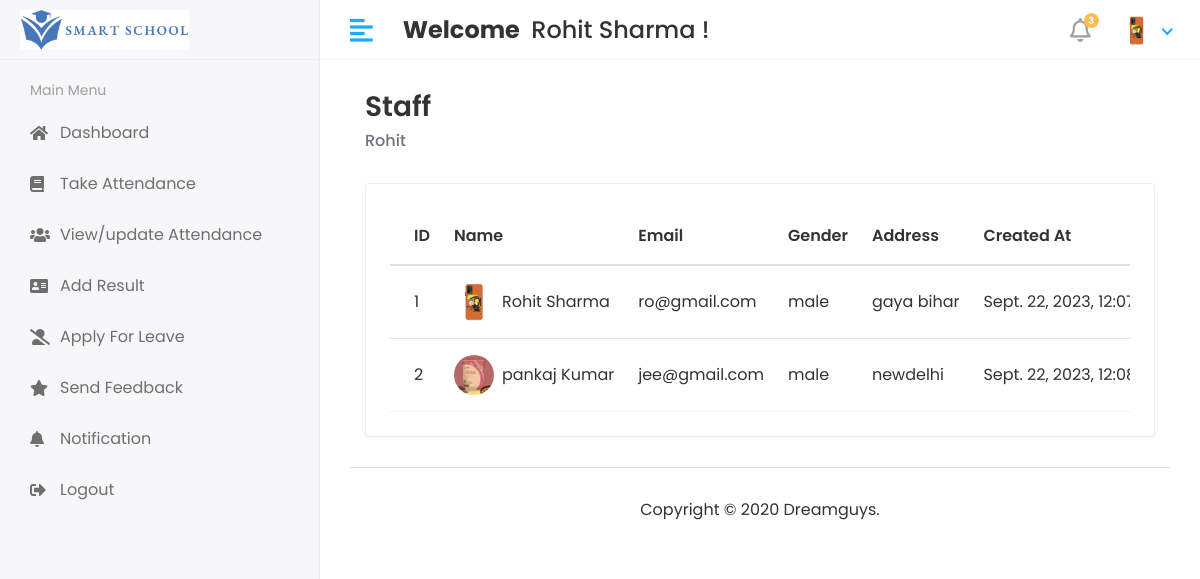
Page /view/staff (signed in) on the earlier database version.
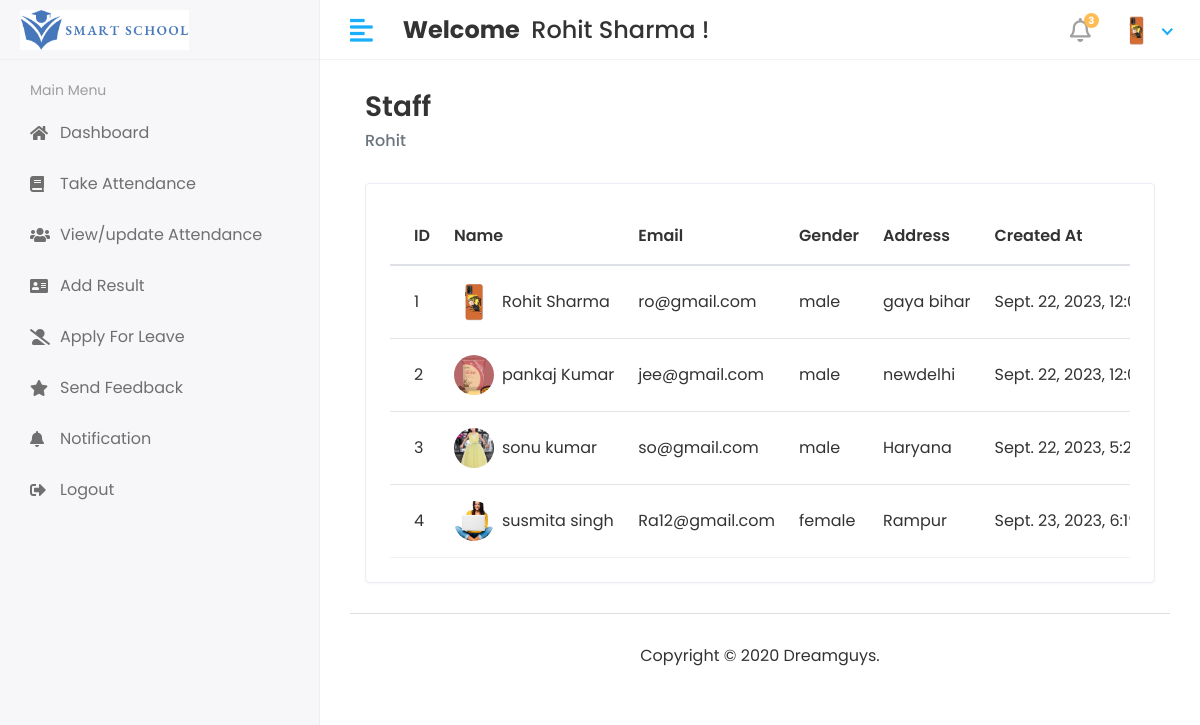
Same page on the later database version.
### studentapp/models.py (models this page shows, shortened)
class CoustamUser(AbstractUser):
    User=(
        (1,'HOD'),
        (2,'STAFF'),
        (3,'STUDENT'),
    )
    user_type=models.CharField(choices=User,max_length=50,default=1)
    profile_pic=models.ImageField(upload_to='Media/profile_pic')

class Staff(models.Model):
    admin=models.OneToOneField(CoustamUser,on_delete=models.CASCADE)
    address=models.TextField()
    gender=models.CharField(max_length=100)
    created_at=models.DateTimeField(auto_now_add=True)
    update_at=models.DateTimeField(auto_now_add=True)

### studentmagmentsystem/Hod_views.py (the view)
# urls.py: path('view/staff',Hod_views.view_staff,name='view_staff'),
@login_required(login_url='/')
def view_staff(request):
    staff=Staff.objects.all()
    context={
        'staff':staff,
    }
    return render(request,'hod/view_staff.html',context)

### templates/hod/view_staff.html (shortened to what this page needs)
{%extends 'base.html'%}
{% block content %}
<div class="content container-fluid">
    <div class="page-header">
       <div class="row align-items-center">
          <div class="col">
             <h3 class="page-title">Staff</h3>
             <ul class="breadcrumb">
                <li class="breadcrumb-item active">{{user.first_name}}</li>
             </ul>
          </div>
       </div>
    </div>
    <div class="row">
       <div class="col-sm-12">
          <div class="card card-table">
             <div class="card-body">
                <div class="table-responsive">
                   <table class="table table-hover table-center mb-0 datatable">
                      <thead>
                         <tr>
                            <th>ID</th>
                            <th>Name</th>
                            <th>Email</th>
                            <th>Gender</th>
                            <th>Address</th>
                            <th>Created At</th>
                         </tr>
                      </thead>
                      <tbody>
                         {% for staf in staff %}
                         <tr>
                            <td>{{staf.id}}</td>
                            <td>
                               <h2 class="table-avatar">
                                  <a href="student-details.html" class="avatar avatar-sm mr-2">
                                     <img class="avatar-img rounded-circle" src="/{{staf.admin.profile_pic}}"
                                        alt="User Image">
                                  </a>
                                  <a
                                     href="student-details.html">{{staf.admin.first_name}}&nbsp;{{staf.admin.last_name}}</a>
                               </h2>
                            </td>
                            <td>{{staf.admin.email}}</td>
                            <td>{{staf.gender}}</td>
                            <td>{{staf.address}}</td>
                            <td>{{staf.created_at}}</td>
                         </tr>
                         {%endfor%}
                      </tbody>
                   </table>
                </div>
             </div>
          </div>
       </div>
    </div>
 </div>
{%endblock%}

### templates/base.html (shortened to what this page needs)
{%load static%}
<!DOCTYPE html>
<html lang="en">
<head>
   <link rel="stylesheet" href="{% static 'plugins/bootstrap/css/bootstrap.min.css' %}">
   <link rel="stylesheet" href="{% static 'plugins/fontawesome/css/fontawesome.min.css' %}">
   <link rel="stylesheet" href="{% static 'plugins/fontawesome/css/all.min.css' %}">
   <link rel="stylesheet" href="{% static 'css/style.css' %}">
</head>
<body>
   <div class="main-wrapper">
      {% include 'includes/header.html' %}
      {% include 'includes/sidebar.html' %}
      <div class="page-wrapper">
         <div class="content container-fluid">
            {%block content%}
            {%endblock%}
            {% include 'includes/footer.html' %}
         </div>
</body>
</html>

### templates/includes/header.html (shortened to what this page needs)
{%load static%}
<div class="header">
   <div class="header-left">
      <a href="/hod" class="logo">
         <img src="{% static '/img/smartschool.png' %}" alt="Logo">
      </a>
   </div>
   <a href="javascript:void(0);" id="toggle_btn">
      <i class="fas fa-align-left"></i>
   </a>
   <div class="top-nav-search mt-3">
      <h4>
         <strong style="text-align:center;">Welcome&nbsp;</strong>&nbsp;<span>{{user.first_name}} {{user.last_name}}</span>&nbsp;!
      </h4>
   </div>
   <ul class="nav user-menu">
      <li class="nav-item dropdown noti-dropdown">
         <a href="#" class="dropdown-toggle nav-link" data-toggle="dropdown">
            <i class="far fa-bell"></i> <span class="badge badge-pill">3</span>
         </a>
      </li>
      <li class="nav-item dropdown has-arrow">
         <a href="#" class="dropdown-toggle nav-link" data-toggle="dropdown">
            {% if user.profile_pic == "" %}
            <span class="user-img"><img class="rounded-circle" src="{%static '/img/image.png' %}" width="31"
                  alt=""></span>
            {%else%}
            <span class="user-img"><img class="rounded-circle" src="/{{user.profile_pic}}" width="31"
                  alt="{{user.first_name}}"></span>
            {%endif%}
         </a>
      </li>
   </ul>
</div>

### templates/includes/sidebar.html (shortened to what this page needs)
{%load active_link_tags%}
<div class="sidebar" id="sidebar">
   <div class="sidebar-inner slimscroll">
      <div id="sidebar-menu" class="sidebar-menu">
         {% if user.user_type == '1'%}
         <ul>
            <li class="menu-title">
               <span>Main Menu</span>
            </li>
            <li class="{% active_link 'hod' ' active' %}">
               <a href="/hod"><i class="fa fa-home"></i> <span>Dashboard</span></a>
            </li>
            </li>
            <li class="submenu {% active_link 'student' ' active' %} {% active_link 'student' ' active' %}">
               <a href="#"><i class="fas fa-user-graduate"></i> <span> Students</span> <span
                     class="menu-arrow"></span></a>
               <ul>
                  <li><a href="/student">Add Student</a></li>
                  <li><a href="/hod/student">View Student</a></li>
               </ul>
            </li>
            <li class="submenu{% active_link 'add_staff' ' active' %} {% active_link 'view/staff' ' active' %}">
               <a href="#"><i class="fas fa-chalkboard-teacher"></i> <span>STAFF</span> <span
                     class="menu-arrow"></span></a>
               <ul>
                  <li><a href="/add_staff">Add Staff</a></li>
                  <li><a href="/view/staff">View Staff</a></li>
               </ul>
            </li>
            <li class="submenu{% active_link 'view_course' ' active' %} {% active_link 'add_course' ' active' %}">
               <a href="#"><i class="fas fa-book-open"></i> <span>Course</span> <span class="menu-arrow"></span></a>
               <ul>
                  <li><a href="/add_course">Add Course</a></li>
                  <li><a href="/view_course">View Course</a></li>
               </ul>
            </li>
            <li class="submenu{% active_link 'add_subject' ' active' %} {% active_link 'view_subject' ' active' %}">
               <a href="#"><i class="fa fa-address-book"></i> <span> Subjects</span> <span
                     class="menu-arrow"></span></a>
               <ul>
                  <li><a href="/add_subject">Add Subject</a></li>
                  <li><a href="/view_subject">View Subject</a></li>
               </ul>
            <li class="submenu{% active_link 'add_session' ' active' %} {% active_link 'view_session' ' active' %}">
               <a href="#"><i class="fas fa-edit"></i> <span> Session</span> <span class="menu-arrow"></span></a>
               <ul>
                  <li><a href="/add_session">Add Session</a></li>
                  <li><a href="/view_session">View Session </a></li>
               </ul>
            </li>
            <li>
               <a href="#"><i class="fas fa-bell"></i> <span>Send Student Notification</span></a>
            </li>
            <li>
               <a href="/send_notification"><i class="far fa-bell"></i><span>Send Staff Notification</span></a>
            </li>
            <li>
               <a href="#"><i class="fa fa-users"></i> <span>View Attendance</span></a>
            </li>
            <li>
               <a href="#"><i class="fas fa-comment"></i> <span>Staff Feedback</span></a>
            </li>
            <li>
               <a href="#"><i class="far fa-star"></i> <span>Student Feedback</span></a>
            </li>
            <li>
               <a href="/holiday_view"><i class="fas fa-user-tie"></i> <span>Staff Leave</span></a>
            </li>
            <li>
               <a href="#"><i class="fas fa-user-alt-slash"></i> <span>Student Leave</span></a>
            </li>
            <li>
               <a href="/dologin"><i class="fas fa-sign-out-alt"></i> <span>Logout</span></a>
            </li>
         </ul>
         {% elif user.user_type == '2' %}
         <ul>
            <li class="menu-title">
               <span>Main Menu</span>
            </li>
            <li class="{% active_link 'hod' ' active' %}">
               <a href="#"><i class="fa fa-home"></i> <span>Dashboard</span></a>
            </li>
            <li class="{% active_link 'hod' ' active' %}">
               <a href="#"><i class="fa fa-book"></i> <span>Take Attendance</span></a>
            </li>
            <li class="{% active_link 'hod' ' active' %}">
               <a href="#"><i class="fa fa-users"></i> <span>View/update Attendance</span></a>
            </li>
            <li class="{% active_link 'hod' ' active' %}">
               <a href="#"><i class="fa fa-address-card"></i> <span>Add Result</span></a>
            </li>
            <li class="{% active_link 'staff_leave' ' active' %}">
               <a href="/staff_leave"><i class="fas fa-user-alt-slash"></i> <span>Apply For Leave</span></a>
            </li>
            <li class="{% active_link 'hod' ' active' %}">
               <a href="#"><i class="fa fa-star"></i> <span>Send Feedback</span></a>
            <li>
            <li class="{% active_link 'notification' ' active' %}">
               <a href="/notification"><i class="fa fa-bell"></i> <span>Notification</span></a>
            <li>
               <a href="#"><i class="fas fa-sign-out-alt"></i> <span>Logout</span></a>
            </li>
            </li>
         </ul>
         {%endif%}
      </div>
   </div>
</div>

### templates/includes/footer.html
{%load static%}
    <footer>
      <p style="text-align:center;">Copyright © 2020 Dreamguys.</p>
    </footer>
 </div>
</div>

Differences in the rows shown:
added Staff: id "3", admin.profile_pic (picture), admin.first_name "sonu", admin.last_name "kumar", admin.email "so@gmail.com", gender "male", address "Haryana", created_at "Sept. 22, 2023,…"
added Staff: id "4", admin.profile_pic (picture), admin.first_name "susmita", admin.last_name "singh", admin.email "Ra12@gmail.com", gender "female", address "Rampur", created_at "Sept. 23, 2023,…"
